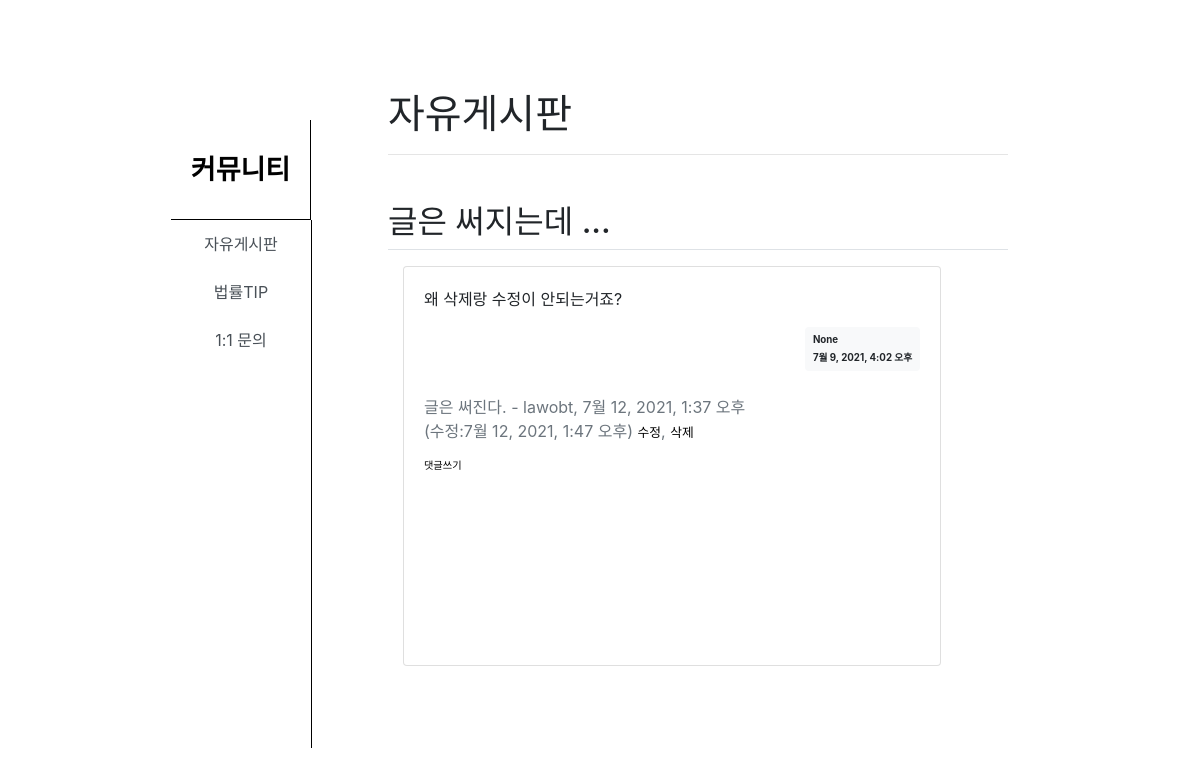
/free/5/ (signed in), run on the app's committed database.
### free/models.py (models this page shows, shortened)
class Free(models.Model):
    writer = models.ForeignKey(settings.AUTH_USER_MODEL, on_delete=models.CASCADE, verbose_name='작성자', null=True)
    title = models.CharField(max_length=128,verbose_name='제목')
    content = models.TextField(verbose_name='내용')
    create_date = models.DateTimeField(null=True, blank=True, verbose_name='등록시간')
    modify_date = models.DateTimeField(null=True, blank=True, verbose_name='글수정일시')
    hits = models.PositiveIntegerField(verbose_name='조회수', default=0)
    class Meta:
        db_table = '자유게시판'
        verbose_name = '자유게시판'
        verbose_name_plural = '자유게시판'

class Comment(models.Model):
    writer = models.ForeignKey(settings.AUTH_USER_MODEL, on_delete=models.CASCADE, verbose_name='댓글작성자', null=True)
    title = models.ForeignKey(Free, null=True, blank=True, on_delete=models.CASCADE, verbose_name='이 댓글이 달린 게시글')
    content = models.TextField(verbose_name='댓글내용')
    create_date = models.DateTimeField(null=True, blank=True, verbose_name='댓글작성일시')
    modify_date = models.DateTimeField(null=True, blank=True, verbose_name='댓글수정일시')
    hits = models.PositiveIntegerField(verbose_name='조회수', default=0)
    class Meta:
        db_table = '자유게시판 댓글'
        verbose_name = '자유게시판 댓글'
        verbose_name_plural = '자유게시판 댓글'

### users/models.py (models this page shows)
class User(AbstractBaseUser, PermissionsMixin):
    objects = UserManager()
    user_id = models.CharField(max_length=20, verbose_name="아이디", unique=True)
    password = models.CharField(max_length=256, verbose_name="비밀번호")
    email = models.EmailField(max_length=128, verbose_name="이메일", null=True, unique=True)
    phone_number = models.IntegerField(verbose_name="핸드폰번호", null=True, unique=True)
    name = models.CharField(max_length=10, verbose_name="이름", null=True)
    level = models.CharField(choices=LEVEL_CHOICES, max_length=18, verbose_name="등급", default=3)
    department = models.CharField(choices=DEPARTMENT_CHOICES, max_length=24, verbose_name="가입유형", null=True)
    auth = models.CharField(max_length=10, verbose_name="인증번호", null=True)
    date_joined = models.DateTimeField(auto_now_add=True, verbose_name='가입일', null=True, blank=True)
    is_active = models.BooleanField(default=True)
    is_admin = models.BooleanField(default=False)
    is_staff = models.BooleanField(default=False)
    is_superuser = models.BooleanField(default=False)
    USERNAME_FIELD = 'user_id'
    REQUIRED_FIELDS = ['email']
    def __str__(self):
        return self.user_id
    class Meta:
        db_table = "회원목록"
        verbose_name = "사용자"
        verbose_name_plural = "사용자"

### free/views.py (the view)
# urls.py: path('<int:free_id>/', views.detail, name='detail'),
def detail(request, free_id):
    free = get_object_or_404(Free, pk=free_id)
    context = {'free': free}
    return render(request, 'free/free_detail.html', context)

### free/templatetags/free_filter.py (called while the page is built)
@register.filter()
def mark(value):
    extensions = ["nl2br", "fenced_code"]
    return mark_safe(markdown.markdown(value, extensions=extensions))

### templates/free/free_detail.html (shortened to what this page needs)
{% extends 'free/base.html' %}
{% load free_filter %}
{% block content %}
<div class="col-8">
  <div class="tab-content" id="nav-tabContent" style="margin-top: -20%;">
      <div class="tab-pane fade show active" id="list-home" role="tabpanel"
           aria-labelledby="list-home-list">
      <h1>자유게시판</h1>
      <hr>
    <table class="table3 table-hover text-center" style="margin-left: 5%; margin-top: 10%;">
     <br>
    <h2 class="border-bottom py-2">{{ free.title }}</h2>
    <div class="row my-3">
        <div class="col-11">
            <div class="card">
                <div class="card-body">
                    <div class="card-text">{{ free.content|mark }}</div>
                    <div class="d-flex justify-content-end">
                        <div class="badge badge-light p-2 text-left">
                            <div class="mb-2">{{ free.writer }}</div>
                            <div>{{ free.create_date }}</div>
                        </div>
                    </div>
                    {% if free.comment_set.count > 0 %}
                    <div class="mt-3">
                    {% for comment in free.comment_set.all %}
                        <div class="comment py-2 text-muted">
                            <span style="white-space: pre-line;">{{ comment.content }}</span>
                            <span>
                                - {{ comment.writer }}, {{ comment.create_date }}
                                <br>
                                {% if comment.modify_date %}
                                (수정:{{ comment.modify_date }})
                                {% endif %}
                            </span>
                            {% if request.user == comment.writer %}
                            <a href="{% url 'free:comment_modify_free' comment.id  %}" class="small">수정</a>,
                            <a href="#" class="small delete"
                               data-uri="{% url 'free:comment_delete_free' comment.id  %}">삭제</a>
                            {% endif %}
                        </div>
                    {% endfor %}
                    </div>
                    {% endif %}
                    <div>
                        <a href="{% url 'free:comment_create_free' free.id  %}"
                           class="small"><small>댓글쓰기</small></a>
                    </div>
                </div>
            </div>
        </div>
    </div>
    </table>
</div>
{% endblock %}

### data on the page
Free: title "글은 써지는데 ...", content|mark "왜 삭제랑 수정이 안되는거죠?", writer "None", create_date "7월 9, 2021, 4:02 오후"
Comment: content "글은 써진다.", writer "lawobt", create_date "7월 12, 2021, 1:37 오후", modify_date "7월 12, 2021, 1:47 오후", shows "수정"
